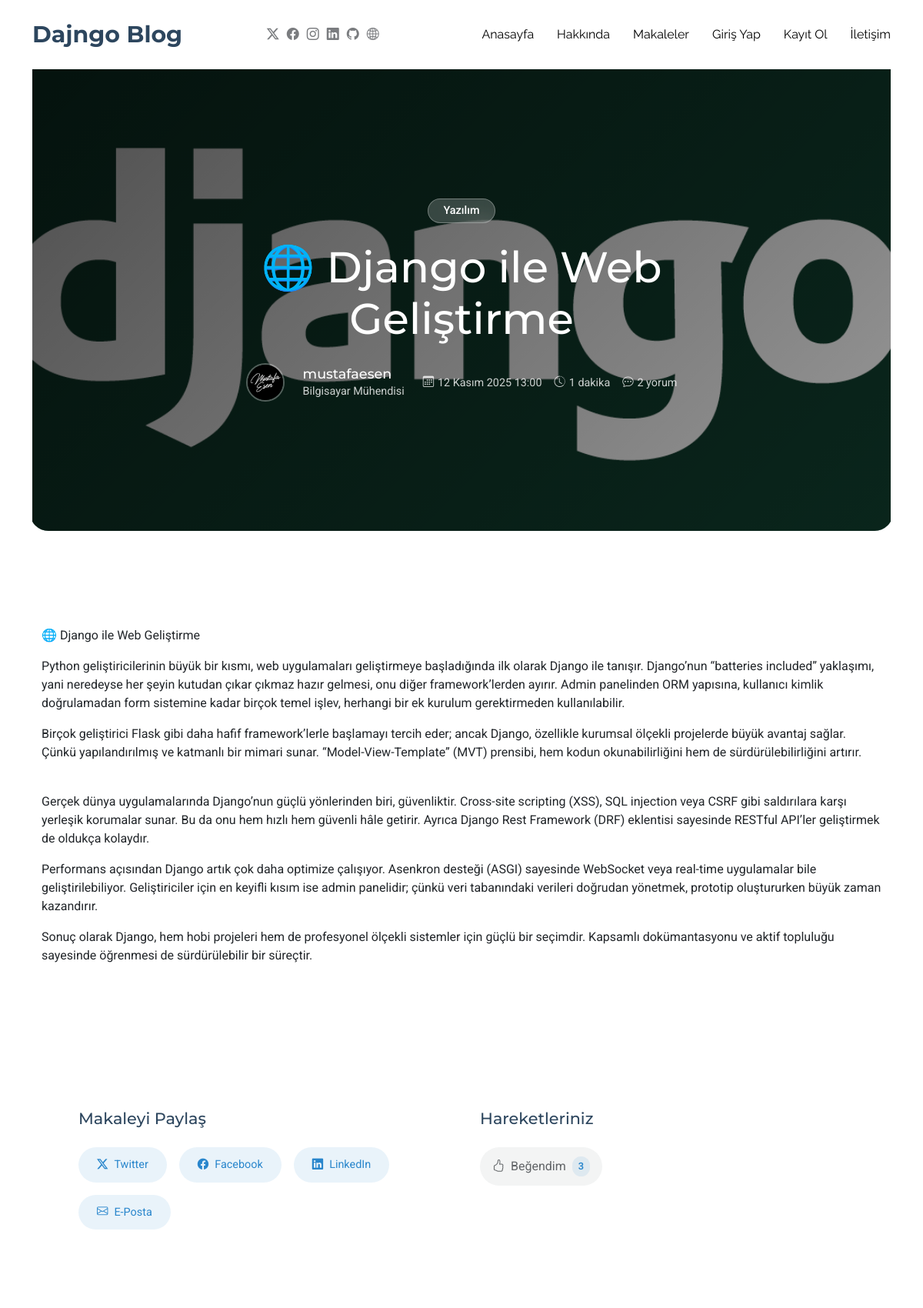
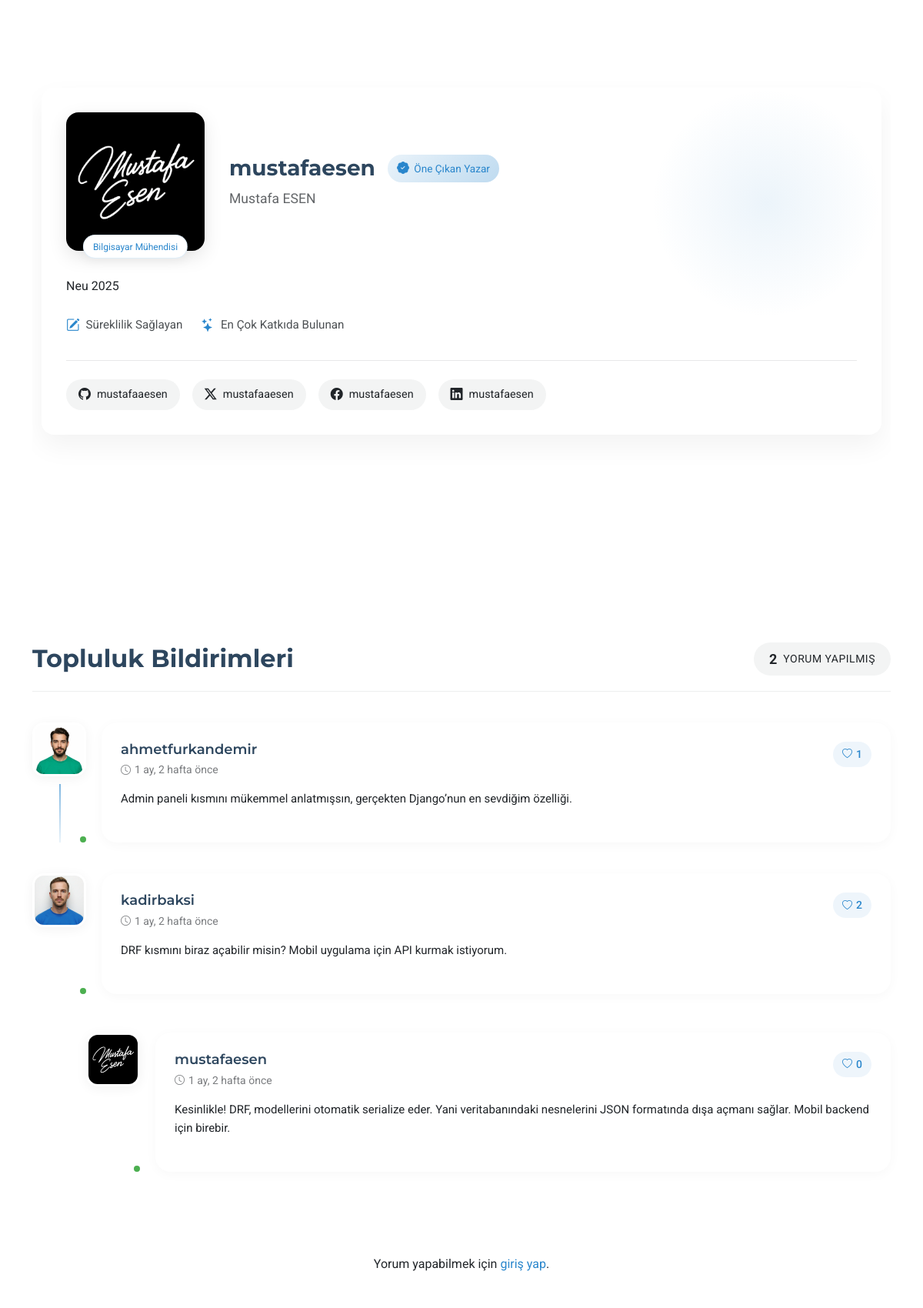
The page /articles/article/22/ (upper part) on the database its author committed (2 pictures, top to bottom).
### article/models.py (models this page shows, shortened)
class Article(models.Model):
    author=models.ForeignKey("auth.User",on_delete=models.CASCADE,verbose_name="Yazar")
    title=models.CharField(max_length=50,verbose_name="Başlık")#başlık ayarlandı max 50 uzunlukta
    interest_area = models.CharField(max_length=100, blank=True, null=True, verbose_name="İlgi Alanı")
    content=RichTextField(verbose_name="İçerik") #içerik
    created_date=models.DateTimeField(auto_now_add=True,verbose_name="Oluşturulma Tarihi")#oluşturulma tarihi veritabnına eklendiği tarih
    article_image = models.FileField( upload_to='article_pics/' ,default='article_pics/default_article.jpg',blank=True, null=True, verbose_name="Makalenin Fotoğrafı")
    class Meta:
        ordering=["created_date"]
    def like_count(self):
        return self.likes.count()#beğeni sayısını döner geri

class Comment(models.Model):
    article=models.ForeignKey(Article,on_delete=models.CASCADE,verbose_name="Makale",related_name="comments")
    comment_author = models.ForeignKey(User, on_delete=models.CASCADE, related_name="user_comments")
    comment_content=models.CharField(max_length=250,verbose_name="Yorum")
    comment_date=models.DateTimeField(auto_now_add=True)
    parent=models.ForeignKey('self',null=True, blank=True, on_delete=models.CASCADE,related_name='replies')
    class Meta:
        ordering=["-comment_date"]
    def like_count(self):
        return self.commentlike_set.count()

### profiles/models.py (models this page shows, shortened)
class Profile(models.Model):
    user=models.OneToOneField(User, on_delete=models.CASCADE)
    profession=models.CharField(max_length=100, blank=True, null=True)#meslek
    profile_image=models.ImageField(upload_to='profile_pics/',default='profile_pics/default.jpg',blank=True,null=True)
    bio=models.TextField(blank=True,null=True)
    twitter_username=models.CharField(max_length=50,blank=True,null=True)
    twitter=models.URLField(blank=True,null=True)
    facebook_username=models.CharField(max_length=50,blank=True,null=True)
    facebook=models.URLField(blank=True,null=True)
    instagram_username=models.CharField(max_length=50,blank=True,null=True)
    instagram=models.URLField(blank=True,null=True)
    linkedin_username=models.CharField(max_length=50,blank=True,null=True)
    linkedin=models.URLField(blank=True,null=True)
    github_username=models.CharField(max_length=50,blank=True,null=True)
    github=models.URLField(blank=True,null=True)
    website=models.URLField(blank=True,null=True)

### article/views.py (the view)
# urls.py: path('article/<int:id>/',views.detail,name="detail"),
def detail(request, id):
    article = get_object_or_404(Article, id=id)
    comments = article.comments.filter(parent__isnull=True)
    author_profile = Profile.objects.get(user=article.author)
    plain_text = strip_tags(article.content)
    word_count = len(plain_text.split())
    reading_time = max(1, math.ceil(word_count / 200))  # En az 1 dakika
    user_has_liked = False
    if request.user.is_authenticated:
        user_has_liked = ArticleLike.objects.filter(
            user=request.user,
            article=article
        ).exists()
        for comment in comments:
            comment.user_has_liked = comment.user_has_liked(request.user) if hasattr(comment, 'user_has_liked') else CommentLike.objects.filter(user=request.user, comment=comment).exists()
            comment.like_count = comment.like_count()
            for reply in comment.replies.all():
                reply.user_has_liked = reply.user_has_liked(request.user) if hasattr(reply, 'user_has_liked') else CommentLike.objects.filter(user=request.user, comment=reply).exists()
                reply.like_count = reply.like_count()
    else:
        for comment in comments:
            comment.user_has_liked = False
            comment.like_count = comment.like_count()
            for reply in comment.replies.all():
                reply.user_has_liked = False
                reply.like_count = reply.like_count()
    context = {
        'article': article,
        'comments': comments,
        'author_profile': author_profile,
        'reading_time': reading_time,
        'user_has_liked': user_has_liked,
    }
    return render(request, "detail.html", context)

### core/context_processors.py (called while the page is built)
def global_context(request):
    return {
        "user": getattr(request, "user", None),
        "request": request
    }

### templates/detail.html (shortened to what this page needs)
{% extends "layout.html" %}
{% load static %}
{% block body %}
<main class="main">
    <section id="blog-details" class="blog-details section">
      <div class="container" data-aos="fade-up">
        <div class="article-hero">
          <div class="hero-background">
            <img src="{{ article.article_image.url }}" alt="{{ article.article_image }}" class="hero-bg-image">
            <div class="hero-overlay"></div>
          </div>
          <div class="hero-content" data-aos="fade-up" data-aos-delay="200">
            <div class="category-badges">
              <span class="badge">{{article.interest_area}}</span>
            </div>
            <h1>{{article.title}}</h1>
            <div class="author-meta">
              <img src="{{ author_profile.profile_image.url }}" alt="{{article.author}}" class="author-avatar">
              <div class="author-details">
                <h4>{{article.author}}</h4>
                <span>{{author_profile.profession}}</span>
              </div>
              <div class="article-stats">
                <span><i class="bi bi-calendar3"></i> {{article.created_date}}</span>
                <span><i class="bi bi-clock-history"></i> {{reading_time}} dakika</span>
                <span><i class="bi bi-chat-dots"></i>{{comments.count}} yorum</span>
              </div>
            </div>
          </div>
        </div>
      <main class="main-content">
        <section id="overview" class="content-block" data-aos="fade-up">
          <div class="intro-text">
            <p class="lead-paragraph">{{ article.title }}</p>
            <div class="article-content">
              {{ article.content|safe }}
            </div>
          </div>
        </section>
      </main>
        <div class="article-actions" data-aos="fade-up">
          <div class="engagement-section">
            <div class="social-sharing">
              <h3>Makaleyi Paylaş</h3>
              <div class="share-options">
                <a href="#" class="share-btn twitter">
                  <i class="bi bi-twitter-x"></i>
                  <span>Twitter</span>
                </a>
                <a href="#" class="share-btn facebook">
                  <i class="bi bi-facebook"></i>
                  <span>Facebook</span>
                </a>
                <a href="#" class="share-btn linkedin">
                  <i class="bi bi-linkedin"></i>
                  <span>LinkedIn</span>
                </a>
                <a href="#" class="share-btn email">
                  <i class="bi bi-envelope"></i>
                  <span>E-Posta</span>
                </a>
              </div>
            </div>
            <div class="article-reactions">
              <h3>Hareketleriniz</h3>
              <div class="reaction-buttons">
                <button
                  id="like-btn"
                  class="reaction-btn {% if user_has_liked %}liked{% endif %}"
                  data-article-id="{{ article.id }}">
                  <i class="bi {% if user_has_liked %}bi-hand-thumbs-up-fill{% else %}bi-hand-thumbs-up{% endif %}"></i>
                  <span>Beğendim</span>
                  <span id="like-count" class="count">{{ article.like_count }}</span>
                </button>
              </div>
            </div>
          </div>
      </div>
    </section>
    <section id="blog-author" class="blog-author section">
      <div class="container" data-aos="fade-up">
        <div class="author-card">
          <div class="author-header">
            <div class="author-image-container">
              <img src="{{author_profile.profile_image.url}}" class="author-image" alt="" loading="lazy">
              <div class="expertise-tags">
                <span>
                  {% if author_profile.profession %}
                  {{author_profile.profession}}
                  {% else %}
                  Meslek Belirtilmemiş
                  {% endif %}
                </span>
              </div>
            </div>
            <div class="author-intro">
              <div class="name-block">
                <h3 class="author-name">{{article.author}}</h3>
                <span class="verified-badge">
                  <i class="bi bi-patch-check-fill"></i>
                  Öne Çıkan Yazar
                </span>
              </div>
              <p class="author-tagline">
                {{author_profile.user.first_name}} {{author_profile.user.last_name}}
              </p>
            </div>
          </div>
          <div class="author-content" data-aos="fade-up" data-aos-delay="200">
            <div class="content-row">
              <div class="bio-section">
                <p class="bio-text">
                  {{author_profile.bio}}
                </p>
                <div class="author-metrics">
                  <div class="metric">
                    <i class="bi bi-pencil-square"></i>
                    <span>Süreklilik Sağlayan</span>
                  </div>
                  <div class="metric">
                    <i class="bi bi-stars"></i>
                    <span>En Çok Katkıda Bulunan</span>
                  </div>
                </div>
              </div>
              </div>
            </div>
            <div class="author-footer">
              <div class="connect-links">
                {% if author_profile.github %}
                  <a href="{{author_profile.github}}" class="social-link" target="_blank" rel="noopener noreferrer">
                  <i class="bi bi-github"></i>
                  <span>{{author_profile.github_username}}</span>
                  </a>
                {% endif %}
                {% if author_profile.twitter %}
                <a href="{{author_profile.twitter}}" class="social-link" target="_blank" rel="noopener noreferrer">
                  <i class="bi bi-twitter-x"></i>
                  <span>{{author_profile.twitter_username}}</span>
                </a>
                {% endif %}
                {% if author_profile.facebook %}
                 <a href="{{author_profile.facebook}}" class="social-link" target="_blank" rel="noopener noreferrer">
                  <i class="bi bi-facebook"></i>
                  <span>{{author_profile.facebook_username}}</span>
                </a>
                {% endif %}
                {% if author_profile.linkedin %}
                <a href="{{author_profile.linkedin}}" class="social-link" target="_blank" rel="noopener noreferrer">
                  <i class="bi bi-linkedin"></i>
                  <span>{{author_profile.linkedin_username}}</span>
                </a>
                {% endif %}
              </div>
            </div>
          </div>
        </div>
      </div>
<section id="blog-comments" class="blog-comments section">
  <div class="container" data-aos="fade-up" data-aos-delay="100">
    <div class="blog-comments-4">
      <div class="comments-header">
        <h3 class="title">Topluluk Bildirimleri</h3>
        <div class="comments-stats">
          <span class="count">{{ comments.count }}</span>
          <span class="label">Yorum Yapılmış</span>
        </div>
      </div>
      <div class="comments-container">
        {% for comment in comments %}
          <div class="comment-thread">
            <div class="comment-box">
              <div class="comment-wrapper">
                <div class="avatar-wrapper">
                  <img src="{{ comment.comment_author.profile.profile_image.url }}" alt="Avatar" loading="lazy">
                  <span class="status-indicator"></span>
                </div>
                <div class="comment-content">
                  <div class="comment-header">
                    <div class="user-info">
                      <h4>{{ comment.comment_author.username }}</h4>
                      <span class="time-badge">
                        <i class="bi bi-clock"></i>
                        {{ comment.comment_date|timesince }} önce
                      </span>
                    </div>
                    <div class="engagement">
                      <span class="likes" data-comment-id="{{ comment.id }}">
                        <i class="bi bi-heart"></i>
                        {{ comment.like_count }}
                      </span>
                    </div>
                  </div>
                  <div class="comment-body">
                    <p>{{ comment.comment_content|safe }}</p>
                  </div>
                </div>
              </div>
            </div>
            {% if comment.replies.all %}
              <div class="replies-container">
                {% for reply in comment.replies.all %}
                  <div class="comment-box reply">
                    <div class="comment-wrapper">
                      <div class="avatar-wrapper">
                        <img src="{{ reply.comment_author.profile.profile_image.url }}" alt="Avatar" loading="lazy">
                        <span class="status-indicator"></span>
                      </div>
                      <div class="comment-content">
                        <div class="comment-header">
                          <div class="user-info">
                            <h4>{{ reply.comment_author.username }}</h4>
                            <span class="time-badge">
                              <i class="bi bi-clock"></i>
                              {{ reply.comment_date|timesince }} önce
                            </span>
                          </div>
                          <div class="engagement">
                            <span class="likes" data-comment-id="{{ comment.id }}">
                              <i class="bi bi-heart"></i>
                              {{ reply.like_count }}
                            </span>
                          </div>
                        </div>
                        <div class="comment-body">
                          <p>{{ reply.comment_content|safe }}</p>
                        </div>
                      </div>
                    </div>
                  </div>
                {% endfor %}
              </div>
            {% endif %}
          </div>
        {% endfor %}
      </div>
    </div>
  </div>
</section>
    {% if request.user.is_authenticated %}
       {% if request.user.is_authenticated %}
          <section id="blog-comment-form" class="blog-comment-form section">
            <div class="container" data-aos="fade-up" data-aos-delay="100">
              <form method="post" action="{% url 'article:comment' article.id %}" role="form">
                {% csrf_token %}
                <input type="hidden" name="parent_id" id="parent_id" value="">
                <p id="reply-info" class="text-center text-muted" style="display:none;"></p>
                <div class="section-header">
                  <h3>Düşüncelerinizi Paylaşın</h3>
                  <p>Bu makale hakkında yorum yapabilirsiniz 👇</p>
                </div>
                <div class="row gy-3">
                  <div class="col-12 form-group">
                    <label for="comment_content">Yorumunuz *</label>
                    <textarea class="form-control" name="comment_content" id="comment_content" rows="5"
                              placeholder="Düşüncelerinizi buraya yazabilirsiniz..." required></textarea>
                  </div>
                  <div class="col-12 text-center">
                    <button type="submit" class="btn-submit">Yorum Yap</button>
                  </div>
                </div>
              </form>
            </div>
          </section>
{% else %}
  <div class="text-center py-5">
    <p>Yorum yapabilmek için <a href="{% url 'user:login' %}">giriş yap</a>.</p>
  </div>
{% endif %}
    {% else %}
        <div class="text-center my-5">
          <p>Yorum yapabilmek için <a href="{% url 'user:login' %}">giriş yap</a>.</p>
        </div>
    {% endif %}
{% endblock body %}

### rows shown on the page
Article: article_image (picture), interest_area "Yazılım", title "🌐 Django ile Web Geliştirme", author "mustafaesen", created_date "12 Kasım 2025 13:00", content "Python geliştiricilerinin büyük bir kısmı, web uygulamaları geliştirmeye başladığında ilk olarak Django ile tanışır. Django’nun “batteries included” yaklaşımı, yani neredeyse her şeyin kutudan çıkar çıkmaz hazır gelmesi, onu diğer framework’lerden ayırır. Admin panelinden ORM yapısına, kullanıcı kimlik doğrulamadan form sistemine kadar birçok temel işlev, herhangi bir ek kurulum gerektirmeden kullanılabilir. Birçok geliştirici Flask gibi daha hafif framework’lerle başlamayı tercih eder; ancak Django, özellikle kurumsal ölçekli projelerde büyük avantaj sağlar. Çünkü yapılandırılmış ve katmanlı bir mimari sunar. “Model-View-Template” (MVT) prensibi, hem kodun okunabilirliğini hem de…", like_count "3"
Profile: profile_image (picture), profession "Bilgisayar Mühendisi", user.first_name "Mustafa", user.last_name "ESEN", bio "Neu 2025", github_username "mustafaaesen", twitter_username "mustafaaesen", facebook_username "mustafaesen", linkedin_username "mustafaesen"
Comment: comment_author.profile.profile_image (picture), comment_author.username "ahmetfurkandemir", comment_date "1 ay, 2 hafta", like_count "1", comment_content "Admin paneli kısmını mükemmel anlatmışsın, gerçekten Django’nun en sevdiğim özelliği."
Comment: comment_author.profile.profile_image (picture), comment_author.username "kadirbaksi", comment_date "1 ay, 2 hafta", like_count "2", comment_content "DRF kısmını biraz açabilir misin? Mobil uygulama için API kurmak istiyorum."
Comment: comment_author.profile.profile_image (picture), comment_author.username "mustafaesen", comment_date "1 ay, 2 hafta", like_count "0", comment_content "Kesinlikle! DRF, modellerini otomatik serialize eder. Yani veritabanındaki nesnelerini JSON formatında dışa açmanı sağlar. Mobil backend için birebir."

### other values the page prints
{{ reading_time }} "1"
{{ comments.count }} "2"
